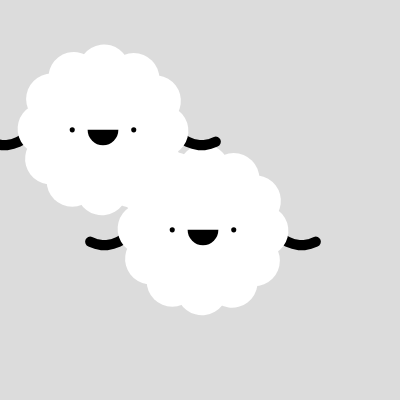
Frame 1 (no input)
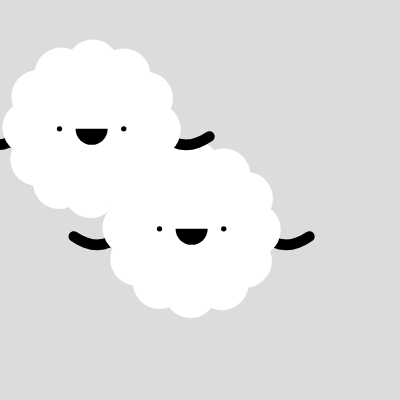
Frame 60 (no input)
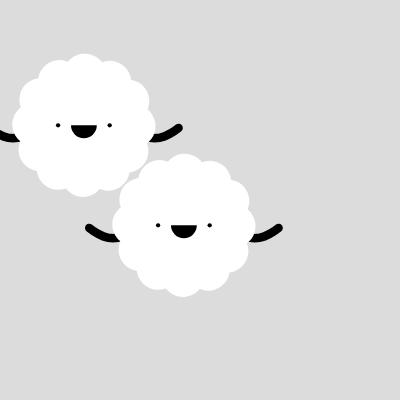
Frame 120 (the mouse pressed at the canvas centre since frame 60)

The p5.js sketch that drew these frames (run headless with seeded random() and noise() and a simulated clock; from frame 60 on, the mouse is pressed at the canvas centre):

// p5.js sketch
// ── sketch.js
let cloud;
let cloud2;
function setup() {
  createCanvas(400, 400);
  cloud = new Cloud(width / 2, height / 2, 1);
  cloud2 = new Cloud(width / 4, height / 4, 0.5);

}

function draw() {
  background(220);
  cloud.update();
  cloud.display();
  cloud2.update();
  cloud2.display();
}

class Cloud {
  //constructor is like the setup
  constructor(x, y, sc) {
    this.x = x;
    this.y = y;
    this.x0 = this.x;
    this.y0 = this.y;
    this.sc = sc;
  }
  //what it will draw the cloud
  display() {
    push();
    translate(this.x, this.y);
    scale(this.sc);
    this.drawRightArm();
    this.drawLeftArm();
    noStroke();
    //body
    circle(0, 0, 100);
    //circles around
    for (let a = 0; a < 2 * PI; a += PI / 6) {
      push();
      rotate(a);
      circle(50, 30, 50);
      pop();
    }
    //eyes
    fill(0);
    circle(-30, 0, 5);
    circle(30, 0, 5);
    arc(0, 0, 30, 30, 0, PI);
    pop();
  }
  //updating the variables
  update() {
    //this.y = noise(frameCount * 0.01) * height;
    this.x = this.x0 + 30*sin(frameCount * 0.1);
    this.y = this.y0 + 30*cos(frameCount * 0.1);
    this.sc = map(sin(frameCount * 0.05), -1, 1, 0.5, 1.5);

  }
   drawRightArm() {
    //Right arm
    push();
    beginShape();
    let lineLength = 110;
    noFill();
    for (let i = 0; i <= lineLength; i += lineLength / 20) {
      strokeWeight(10);
      let v = 15 * sin(frameCount * 0.1 - i / 20);
      vertex(i, v);
    }
    endShape();
    pop();
  }
  
  drawLeftArm() {
    //Left arm
    push();
    scale(-1,1);  //this is like a mirror!
    beginShape();
    let lineLength = 110;
    noFill();
    for (let i = 0; i <= lineLength; i += lineLength / 20) {
      strokeWeight(10);
      let v = 15 * sin(frameCount * 0.1 - i / 20);
      vertex(i, v);
    }
    endShape();
    pop();
  }
}
